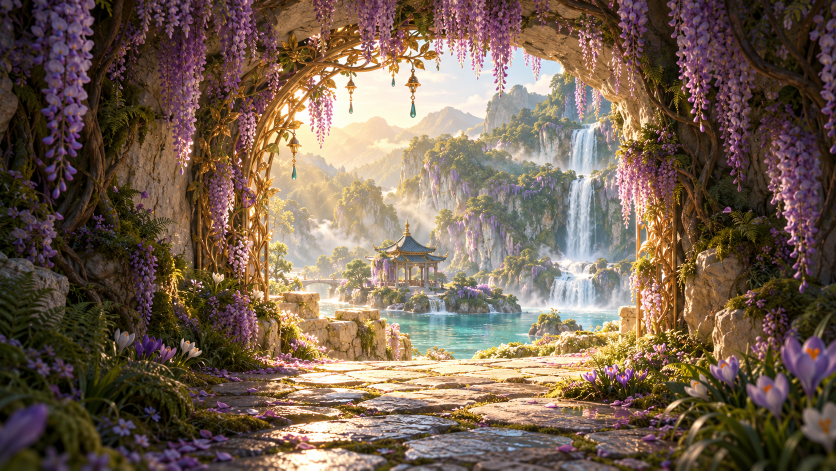
#> input picture cinematic/poc03_shot2C_motion/inputs/K2_last_frame.png, 1672 x 941 px (shown at 1/2 size)
$ python compare_takes.py ../inputs/K1_first_frame.png ../inputs/K2_last_frame.png ../inputs/K2_last_frame.png
#> lines starting #> are read from the running program, lines starting #| are printed output that depends on the picture
"""Side-by-side measurements for several takes of shot 2C.
Usage: python compare_takes.py <out_dir> <K1.png> <K2.png> take1.mp4 take2.mp4 ...
Per take: forward-speed curve (radial optical flow), settle (motion in the final 0.5 s), exposure arc (mean L*),
opening (share of bright pixels: how much the view has opened), lake (share of turquoise pixels), frame-to-frame
coherence (motion-compensated residual), and start/end fidelity to K1/K2. Writes compare.png and compare.json.
"""
import sys, os, json, numpy as np, cv2
from skimage.metrics import structural_similarity as ssim
out, k1p, k2p, takes = sys.argv[1], sys.argv[2], sys.argv[3], sys.argv[4:]
os.makedirs(out, exist_ok=True)
K1, K2 = cv2.imread(k1p), cv2.imread(k2p)
#> K1 is the input picture: shape (941, 1672, 3); mean B, G, R 81.1, 97.5, 117.1
g = lambda im, w=480, h=270: cv2.cvtColor(cv2.resize(im, (w, h), interpolation=cv2.INTER_AREA), cv2.COLOR_BGR2GRAY)
res = {}
for p in takes:
    cap = cv2.VideoCapture(p); fr = []
    while True:
        ok, f = cap.read()
        if not ok: break
        fr.append(f)
    fps = cap.get(cv2.CAP_PROP_FPS) or 24; n = len(fr)
    yy, xx = np.mgrid[0:270, 0:480].astype(np.float32); rx, ry = (xx - 240) / 240, (yy - 135) / 135; ring = np.hypot(rx, ry) > 0.25
    speed, resid, lum, bright, lake = [], [], [], [], []
    gs = [g(f) for f in fr]
    for f in fr:
        sm = cv2.resize(f, (480, 270), interpolation=cv2.INTER_AREA)
        lab = cv2.cvtColor(sm, cv2.COLOR_BGR2LAB); L = lab[..., 0] / 2.55
        lum.append(float(L.mean())); bright.append(float((L > 75).mean()))
        hsv = cv2.cvtColor(sm, cv2.COLOR_BGR2HSV); H, S, V = hsv[..., 0] * 2.0, hsv[..., 1] / 255, hsv[..., 2] / 255
        lake.append(float(((H > 165) & (H < 200) & (S > 0.3) & (V > 0.45)).mean()))
    for a, b in zip(gs[:-1], gs[1:]):
        fl = cv2.calcOpticalFlowFarneback(a, b, None, 0.5, 4, 15, 3, 5, 1.1, 0)
        speed.append(float(np.median((fl[..., 0] * rx + fl[..., 1] * ry)[ring])))
        flb = cv2.calcOpticalFlowFarneback(b, a, None, 0.5, 4, 15, 3, 5, 1.1, 0)
        w = cv2.remap(a.astype(np.float32), xx + flb[..., 0], yy + flb[..., 1], cv2.INTER_LINEAR)
        resid.append(float(np.mean(np.abs(w - b.astype(np.float32))[8:-8, 8:-8])))
    sp = np.convolve(speed, np.ones(5) / 5, 'same'); half = int(round(fps / 2))
    settle = float(np.mean(np.abs(speed[-half:]))); peak_t = float((np.argmax(sp) + 1) / fps)
    ssim_s = ssim(g(fr[0], 960, 540), g(K1, 960, 540)); ssim_e = ssim(g(fr[-1], 960, 540), g(K2, 960, 540))
    name = os.path.splitext(os.path.basename(p))[0]
    res[name] = dict(frames=n, peak_speed_t=round(peak_t, 2), peak_speed=round(float(sp.max()), 2),
                     final_half_second_motion=round(settle, 3), motion_at_peak_vs_end=round(float(sp.max() / max(settle, 1e-3)), 1),
                     lum_start=round(lum[0], 1), lum_min=round(min(lum), 1), lum_min_t=round(float(np.argmin(lum) / fps), 2), lum_end=round(lum[-1], 1),
                     max_lum_step=round(float(np.max(np.abs(np.diff(lum)))), 2), opening_end=round(bright[-1], 3), lake_end=round(lake[-1], 4),
                     lake_last_second_mean=round(float(np.mean(lake[-int(fps):])), 4),
                     coherence_resid_median=round(float(np.median(resid)), 2), ssim_start_K1=round(ssim_s, 3), ssim_end_K2=round(ssim_e, 3),
                     curves=dict(speed=[round(x, 3) for x in speed], lum=[round(x, 2) for x in lum], bright=[round(x, 4) for x in bright], lake=[round(x, 4) for x in lake]))
    print(name, {k: v for k, v in res[name].items() if k != 'curves'})
json.dump(res, open(os.path.join(out, 'compare.json'), 'w'), indent=1)
import matplotlib; matplotlib.use('Agg'); import matplotlib.pyplot as plt
fig, ax = plt.subplots(4, 1, figsize=(10, 10), sharex=True)
for name, r in res.items():
    t = np.arange(len(r['curves']['lum'])) / 24
    ax[0].plot(t[1:], np.convolve(r['curves']['speed'], np.ones(5) / 5, 'same'), label=name)
    ax[1].plot(t, r['curves']['lum'], label=name); ax[2].plot(t, r['curves']['bright'], label=name); ax[3].plot(t, r['curves']['lake'], label=name)
for a, lab in zip(ax, ['forward speed (radial flow px/frame)', 'mean L* (exposure)', 'share of bright pixels (opening)', 'share of turquoise pixels (lake)']):
    a.set_ylabel(lab, fontsize=8); a.axvspan(5.5, 6.05, color='#eee', zorder=0); a.legend(fontsize=7)
ax[0].text(5.52, ax[0].get_ylim()[1] * 0.85, 'settle', fontsize=7); ax[3].set_xlabel('s')
fig.tight_layout(); fig.savefig(os.path.join(out, 'compare.png'), dpi=100)
#> after `fig.tight_layout()`:
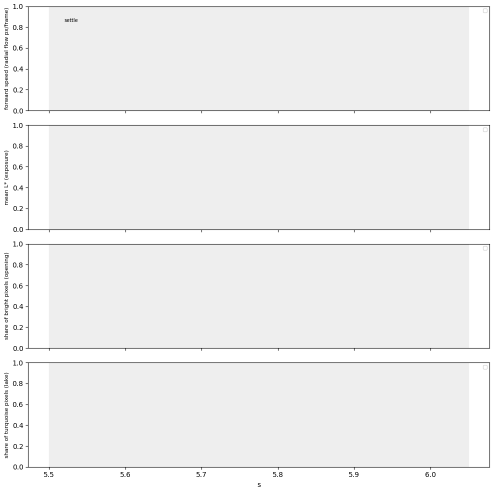
#> figure drawn by matplotlib, 4 panels
